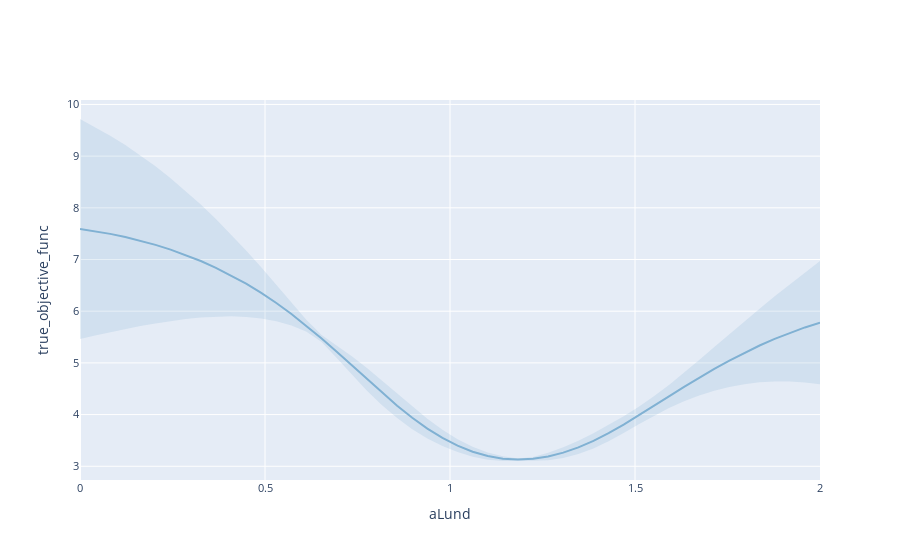

The cell this chart's notebook holds for it:
### Code cell
from ax.plot.slice import plot_slice

model = ax_client.generation_strategy.model
render(plot_slice(model, "aLund", "true_objective_func"))
